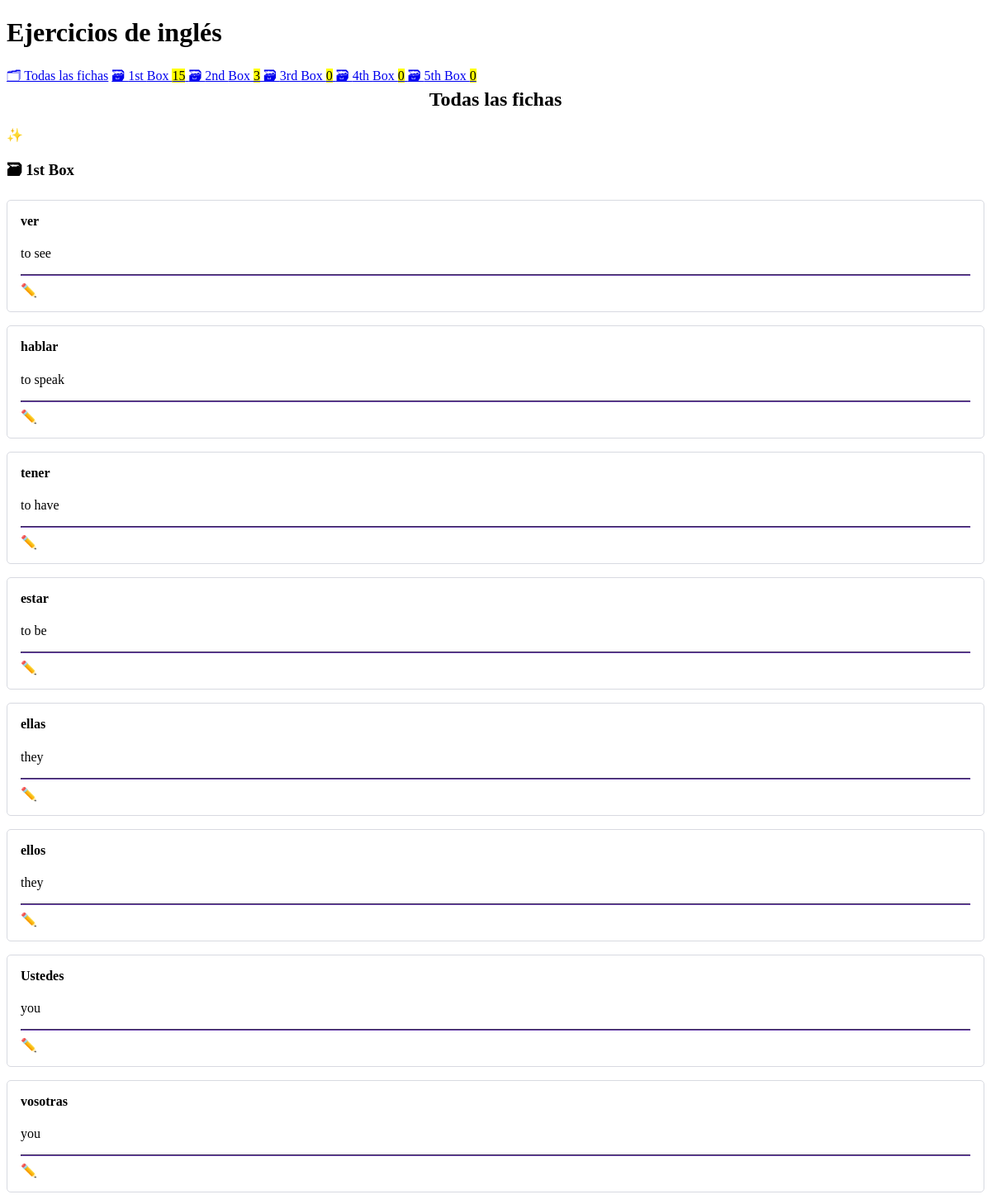
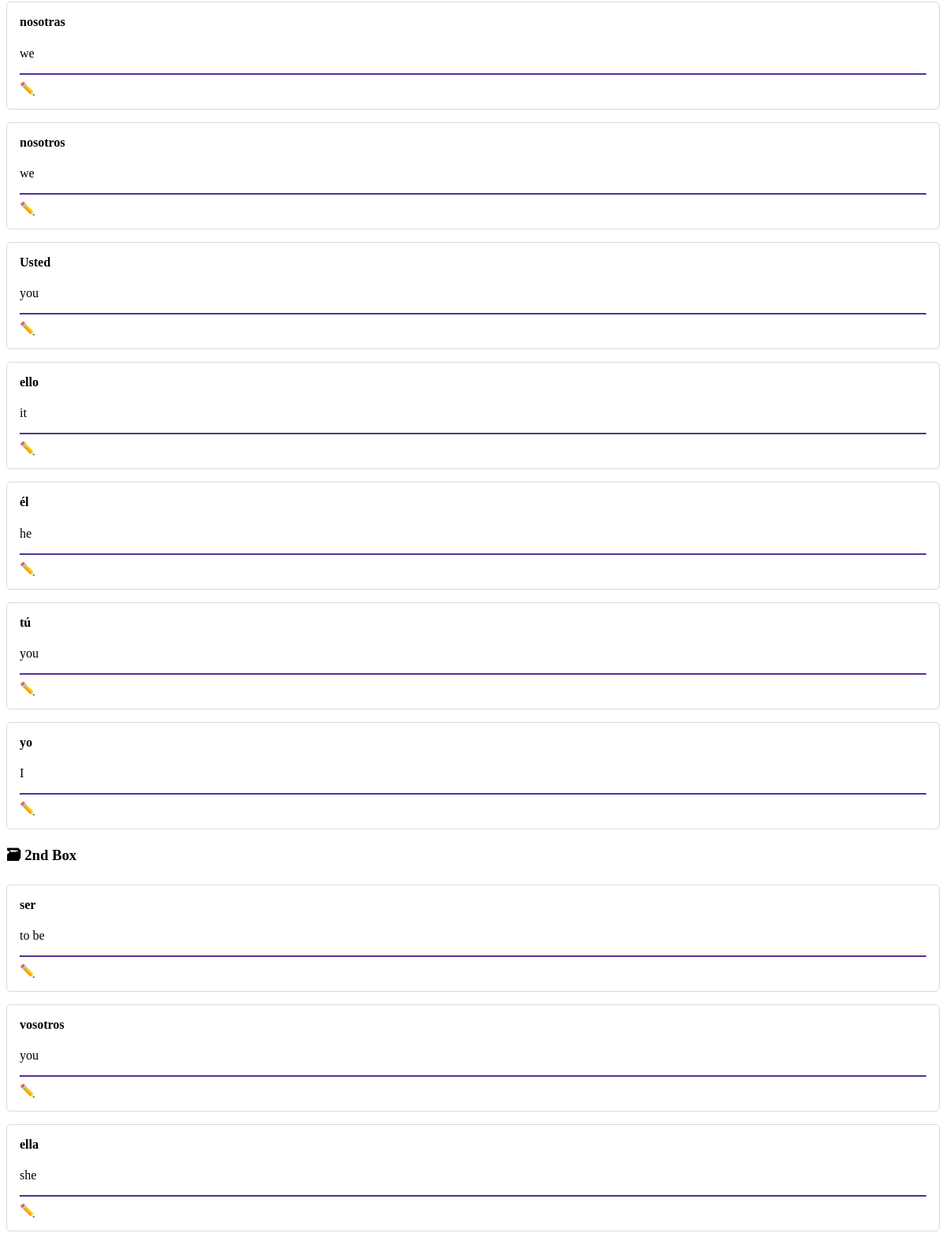
The page / on the database its author committed (2 pictures, top to bottom).
### ejercicios/models.py (models this page shows, shortened)
class Card(models.Model):
    question = models.CharField(max_length=100)
    answer = models.CharField(max_length=100)
    box = models.IntegerField(
        choices=zip(BOXES, BOXES),
        default=BOXES[0],
    )
    date_created = models.DateTimeField(auto_now_add=True)

### ejercicios/views.py (the view)
class CardListView(ListView):
    model = Card
    queryset = Card.objects.all().order_by("box", "-date_created")

### ejercicios/templatetags/cards_tags.py (called while the page is built)
@register.inclusion_tag("ejercicios/box_links.html")
def boxes_as_links():
    boxes = []
    for box_num in BOXES:
        card_count = Card.objects.filter(box=box_num).count()
        boxes.append({
            "number": box_num,
            "card_count": card_count,
        })
    return {"boxes": boxes}

### ejercicios/templates/ejercicios/card_list.html
{% extends "ejercicios/base.html" %}
{% load humanize %}
{% block content %}
    <h2>
        Todas las fichas
    </h2>
    <a href="{% url 'card-create' %}" role="button">
        ✨ Crear Nueva Ficha
    </a>
    {% for card in card_list %}
        {% ifchanged %}
            <h3>🗃 {{ card.box | ordinal }} Box</h3>
        {% endifchanged %}
        {% include "ejercicios/card.html" %}
    {% endfor %}
{% endblock content %}

### ejercicios/templates/ejercicios/base.html (shortened to what this page needs)
<!DOCTYPE html>
<html lang="en">
<head>
    <link rel="stylesheet" href="https://cdn.simplecss.org/simple.min.css">
</head>
<body>
    <header>
        <h1>Ejercicios de inglés</h1>
        {% include "ejercicios/navigation.html" %}
    </header>
    <main>
        {% block content %}{% endblock content %}
    </main>
</body>
</html>

### ejercicios/templates/ejercicios/navigation.html
{% load cards_tags %}
<nav>
    <a href="{% url 'card-list' %}">🗂 Todas las fichas</a>
    {% boxes_as_links %}
</nav>

### ejercicios/templates/ejercicios/box_links.html
{% load humanize %}
{% for box in boxes %}
    <a href="{% url 'box' box_num=box.number %}">
        🗃 {{ box.number | ordinal }} Box <mark>{{ box.card_count }}</mark>
    </a>
{% endfor %}

### ejercicios/templates/ejercicios/card.html (shortened to what this page needs)
<article>
   <h4>{{ card.question }}</h4>
   {% if not check_card %}
      <p>{{ card.answer }}</p>
      <hr>
      <a href="{% url 'card-update' card.id %}" role="button">
           ✏️ Editar Ficha
      </a>
   {% endif %}
</article>

### ejercicios/templates/ejercicios/base.html (style rules this page uses)
:root { --accent: #6e48ad; --accent-bg: white; --bg: #fff; --text: #212121; --text-light: #585858; --border: #d8dae1; --code: #d81b60; --preformatted: #444; }
article { background-color: var(--marked); border: 1px solid var(--border); border-radius: 5px; padding: 1em; margin: 1em 0; }
h2 { text-align: center; }
h2, h4 { margin-top: 0; }
hr { background: var(--accent); border-color: var(--accent); }
button, a[role="button"] { color: white; text-decoration: none; }

### rows shown on the page
Card: box|ordinal "1st", question "ver", answer "to see"
Card: question "hablar", answer "to speak"
Card: question "tener", answer "to have"
Card: question "estar", answer "to be"
Card: question "ellas", answer "they"
Card: question "ellos", answer "they"
Card: question "Ustedes", answer "you"
Card: question "vosotras", answer "you"
Card: question "nosotras", answer "we"
Card: question "nosotros", answer "we"
Card: question "Usted", answer "you"
Card: question "ello", answer "it"
Card: question "él", answer "he"
Card: question "tú", answer "you"
Card: question "yo", answer "I"
Card: box|ordinal "2nd", question "ser", answer "to be"
Card: question "vosotros", answer "you"
Card: question "ella", answer "she"

### other values the page prints
{{ box.number | ordinal }} "1st" "2nd" "3rd" "4th" "5th"
{{ box.card_count }} "15" "3" "0" "0" "0"
